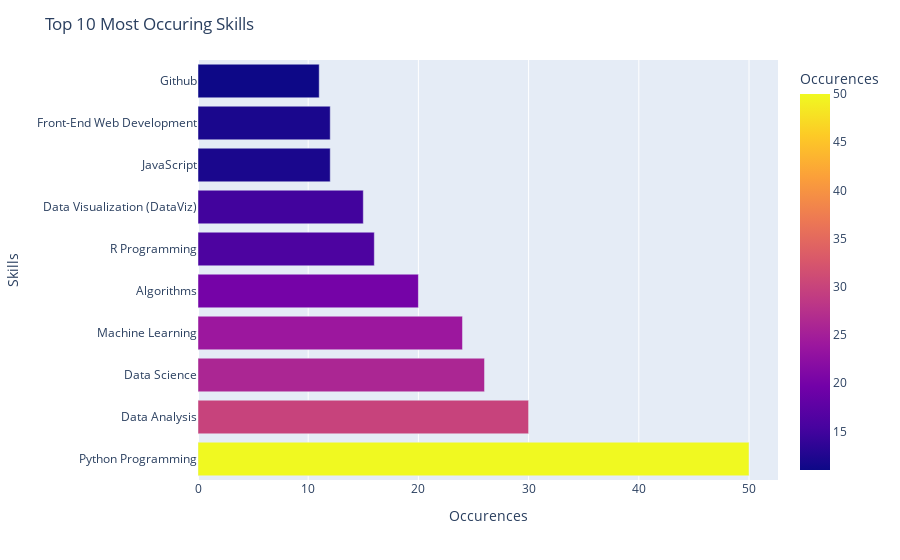

Here is the notebook cell this chart was saved with:
### Code cell
sortedList = sorted(skillsDict.items(), key=lambda x:x[1], reverse=True)
sortedSkillsDict = dict(sortedList)

skillsdf = pd.DataFrame.from_dict({"Skills": [key for key in sortedSkillsDict.keys()][0:10], "Occurences": [value for value in sortedSkillsDict.values()][0:10]})

fig = px.bar(skillsdf, y='Skills', x='Occurences', color='Occurences')
fig.update_layout(title_text='Top 10 Most Occuring Skills')

fig.show()

### Figure 1 — Plotly figure (JSON) as saved in the notebook; plotly's stock layout.template omitted (floating-point values rounded to 4 significant figures)
{"data": [{"alignmentgroup": "True", "hovertemplate": "Occurences=%{marker.color}<br>Skills=%{y}<extra></extra>", "legendgroup": "", "marker": {"color": [50, 30, 26, 24, 20, 16, 15, 12, 12, 11], "coloraxis": "coloraxis", "pattern": {"shape": ""}}, "name": "", "offsetgroup": "", "orientation": "h", "showlegend": false, "textposition": "auto", "type": "bar", "x": [50, 30, 26, 24, 20, 16, 15, 12, 12, 11], "xaxis": "x", "y": ["Python Programming", "Data Analysis", "Data Science", "Machine Learning", "Algorithms", "R Programming", "Data Visualization (DataViz)", "JavaScript", "Front-End Web Development", "Github"], "yaxis": "y"}], "layout": {"barmode": "relative", "coloraxis": {"colorbar": {"title": {"text": "Occurences"}}, "colorscale": [[0, "#0d0887"], [0.1111, "#46039f"], [0.2222, "#7201a8"], [0.3333, "#9c179e"], [0.4444, "#bd3786"], [0.5556, "#d8576b"], [0.6667, "#ed7953"], [0.7778, "#fb9f3a"], [0.8889, "#fdca26"], [1, "#f0f921"]]}, "legend": {"tracegroupgap": 0}, "margin": {"t": 60}, "title": {"text": "Top 10 Most Occuring Skills"}, "xaxis": {"anchor": "y", "domain": [0, 1], "title": {"text": "Occurences"}}, "yaxis": {"anchor": "x", "domain": [0, 1], "title": {"text": "Skills"}}}}
